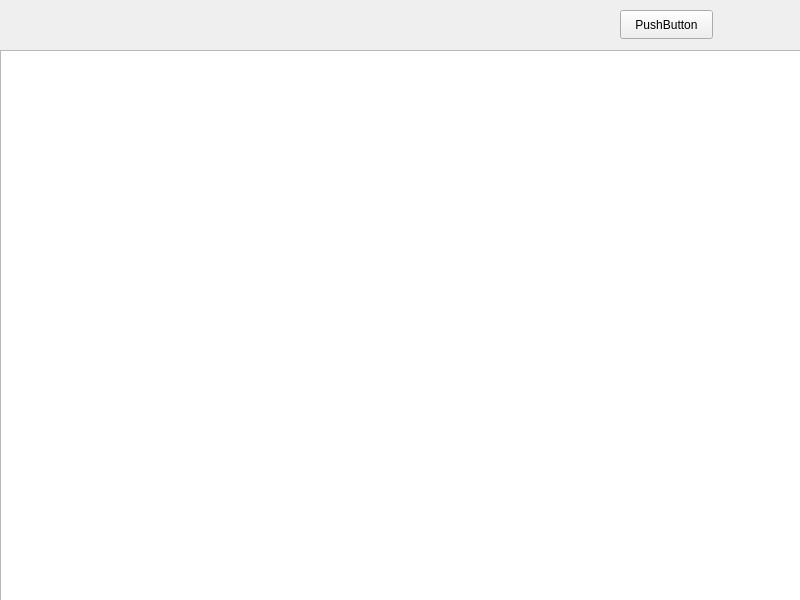
<?xml version="1.0" encoding="UTF-8"?>
<ui version="4.0">
 <class>Form</class>
 <widget class="QWidget" name="Form">
  <property name="geometry">
   <rect>
    <x>0</x>
    <y>0</y>
    <width>800</width>
    <height>600</height>
   </rect>
  </property>
  <property name="windowTitle">
   <string>Form</string>
  </property>
  <widget class="QPushButton" name="btn_">
   <property name="geometry">
    <rect>
     <x>620</x>
     <y>10</y>
     <width>93</width>
     <height>29</height>
    </rect>
   </property>
   <property name="text">
    <string>PushButton</string>
   </property>
  </widget>
  <widget class="QListWidget" name="listWidget">
   <property name="geometry">
    <rect>
     <x>0</x>
     <y>50</y>
     <width>801</width>
     <height>641</height>
    </rect>
   </property>
  </widget>
 </widget>
 <resources/>
 <connections/>
</ui>
